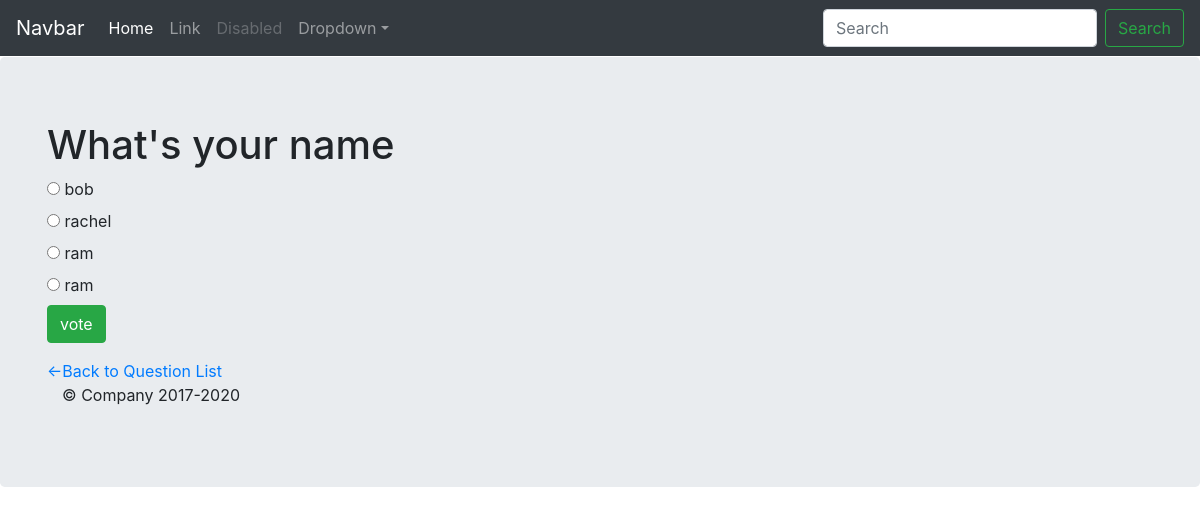
/basicapp/1/, run on the app's committed database.
### basicapp/models.py (models this page shows, shortened)
class Question(models.Model):
    question_text = models.CharField(max_length=200)
    pub_date = models.DateTimeField('date published')

class Choice(models.Model):
    choice_text = models.CharField(max_length=200)
    votes = models.IntegerField(default=0)
    question = models.ForeignKey(Question, on_delete=models.CASCADE)

### basicapp/views.py (the view)
# urls.py: path('<question_id>/', views.detail, name='detail'),
def detail(request, question_id):
    question = get_object_or_404(Question, pk = question_id)
    return render(request, 'basicapp/detail.html', {'question': question})

### basicapp/templates/basicapp/detail.html (shortened to what this page needs)
{% extends 'basicapp/base.html' %}
{% block main_content %}
<h1> {{question.question_text}}</h1>
<form action = "{% url 'basicapp:vote' question.id %}" method="post">
    {% for choice in question.choice_set.all %}
        <input type="radio" name="choice" id="choice{{forloop.counter}}" value="{{choice.id}}"/>
        <label for="choice{{forloop.counter}}"> {{choice.choice_text}} </label> <br>
    {% endfor %}
    <input type="submit" class = "btn btn-success" value="vote"/>
</form>
<a href="{% url 'basicapp:index' %}"> <-Back to Question List </a>
{% endblock %}

### data on the page
Question: question_text "What's your name"
Choice: choice_text "bob"
Choice: choice_text "rachel"
Choice: choice_text "ram"
Choice: choice_text "ram"
